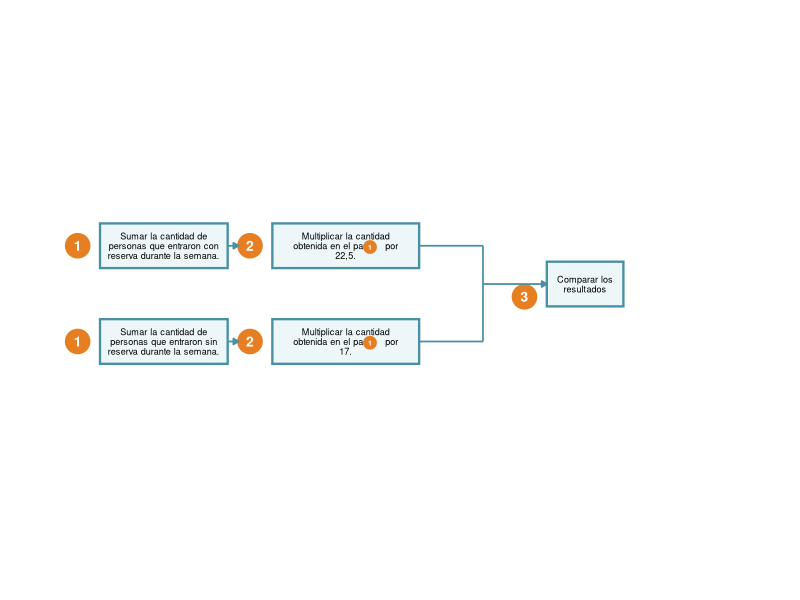

Source code (R):
# ============================================================
# Diagrama de Flujo - Proceso de Recaudación Sitio Turístico
# Versión R/ggplot2 v1 - Compatible con R-exams
# ============================================================

library(ggplot2)
library(grid)
library(gridExtra)

generar_diagrama_flujo <- function(precio_reserva = 22.5,
                                    precio_sin_reserva = 17,
                                    output_file = "r_output_v1.png") {

  # Formatear precios con coma decimal (español)
  # Solo mostrar decimal si es necesario
  if (precio_reserva %% 1 == 0) {
    precio_reserva_fmt <- as.character(as.integer(precio_reserva))
  } else {
    precio_reserva_fmt <- gsub("\\.", ",", as.character(precio_reserva))
  }
  if (precio_sin_reserva %% 1 == 0) {
    precio_sin_reserva_fmt <- as.character(as.integer(precio_sin_reserva))
  } else {
    precio_sin_reserva_fmt <- gsub("\\.", ",", as.character(precio_sin_reserva))
  }

  # Colores
  color_caja <- "#EDF7FA"
  color_borde <- "#4A90A4"
  color_circulo <- "#E67E22"
  color_flecha <- "#4A90A4"

  # Crear plot base
  p <- ggplot() +
    xlim(0, 11) +
    ylim(0, 3.5) +
    coord_fixed(ratio = 1) +
    theme_void() +
    theme(plot.margin = margin(10, 10, 10, 10))

  # Posiciones Y
  y_sup <- 2.6
  y_inf <- 1.1
  y_medio <- (y_sup + y_inf) / 2 + 0.15

  # Dimensiones
  ancho_caja1 <- 2.0
  alto_caja <- 0.7
  ancho_caja2 <- 2.3
  ancho_caja3 <- 1.2

  # === CAJAS ===
  # Caja 1 superior
  x1 <- 0.8
  p <- p + annotate("rect", xmin = x1, xmax = x1 + ancho_caja1,
                    ymin = y_sup - alto_caja/2, ymax = y_sup + alto_caja/2,
                    fill = color_caja, color = color_borde, linewidth = 0.8)
  p <- p + annotate("text", x = x1 + ancho_caja1/2, y = y_sup,
                    label = "Sumar la cantidad de\npersonas que entraron con\nreserva durante la semana.",
                    size = 2.3, lineheight = 0.9)

  # Caja 1 inferior
  p <- p + annotate("rect", xmin = x1, xmax = x1 + ancho_caja1,
                    ymin = y_inf - alto_caja/2, ymax = y_inf + alto_caja/2,
                    fill = color_caja, color = color_borde, linewidth = 0.8)
  p <- p + annotate("text", x = x1 + ancho_caja1/2, y = y_inf,
                    label = "Sumar la cantidad de\npersonas que entraron sin\nreserva durante la semana.",
                    size = 2.3, lineheight = 0.9)

  # Caja 2 superior
  x2 <- 3.5
  p <- p + annotate("rect", xmin = x2, xmax = x2 + ancho_caja2,
                    ymin = y_sup - alto_caja/2, ymax = y_sup + alto_caja/2,
                    fill = color_caja, color = color_borde, linewidth = 0.8)
  p <- p + annotate("text", x = x2 + ancho_caja2/2, y = y_sup,
                    label = paste0("Multiplicar la cantidad\nobtenida en el paso    por\n", precio_reserva_fmt, "."),
                    size = 2.3, lineheight = 0.9)

  # Caja 2 inferior
  p <- p + annotate("rect", xmin = x2, xmax = x2 + ancho_caja2,
                    ymin = y_inf - alto_caja/2, ymax = y_inf + alto_caja/2,
                    fill = color_caja, color = color_borde, linewidth = 0.8)
  p <- p + annotate("text", x = x2 + ancho_caja2/2, y = y_inf,
                    label = paste0("Multiplicar la cantidad\nobtenida en el paso    por\n", precio_sin_reserva_fmt, "."),
                    size = 2.3, lineheight = 0.9)

  # Caja 3 (resultado)
  x3 <- 7.8
  p <- p + annotate("rect", xmin = x3, xmax = x3 + ancho_caja3,
                    ymin = y_medio - alto_caja/2, ymax = y_medio + alto_caja/2,
                    fill = color_caja, color = color_borde, linewidth = 0.8)
  p <- p + annotate("text", x = x3 + ancho_caja3/2, y = y_medio,
                    label = "Comparar los\nresultados",
                    size = 2.3, lineheight = 0.9)

  # === CÍRCULOS GRANDES (pasos) ===
  radio <- 0.18

  # Círculo 1 superior
  p <- p + annotate("point", x = 0.45, y = y_sup, size = 8, color = color_circulo)
  p <- p + annotate("text", x = 0.45, y = y_sup, label = "1", color = "white", fontface = "bold", size = 3.5)

  # Círculo 1 inferior
  p <- p + annotate("point", x = 0.45, y = y_inf, size = 8, color = color_circulo)
  p <- p + annotate("text", x = 0.45, y = y_inf, label = "1", color = "white", fontface = "bold", size = 3.5)

  # Círculo 2 superior
  p <- p + annotate("point", x = 3.15, y = y_sup, size = 8, color = color_circulo)
  p <- p + annotate("text", x = 3.15, y = y_sup, label = "2", color = "white", fontface = "bold", size = 3.5)

  # Círculo 2 inferior
  p <- p + annotate("point", x = 3.15, y = y_inf, size = 8, color = color_circulo)
  p <- p + annotate("text", x = 3.15, y = y_inf, label = "2", color = "white", fontface = "bold", size = 3.5)

  # Círculo 3 (posicionado como en TikZ v6)
  p <- p + annotate("point", x = 7.45, y = y_medio - 0.2, size = 8, color = color_circulo)
  p <- p + annotate("text", x = 7.45, y = y_medio - 0.2, label = "3", color = "white", fontface = "bold", size = 3.5)

  # === CÍRCULOS PEQUEÑOS (dentro de cajas 2) ===
  # Círculo pequeño 1 en caja 2 superior - en la segunda línea
  p <- p + annotate("point", x = x2 + ancho_caja2/2 + 0.38, y = y_sup - 0.02, size = 4, color = color_circulo)
  p <- p + annotate("text", x = x2 + ancho_caja2/2 + 0.38, y = y_sup - 0.02, label = "1", color = "white", fontface = "bold", size = 1.8)

  # Círculo pequeño 1 en caja 2 inferior - en la segunda línea
  p <- p + annotate("point", x = x2 + ancho_caja2/2 + 0.38, y = y_inf - 0.02, size = 4, color = color_circulo)
  p <- p + annotate("text", x = x2 + ancho_caja2/2 + 0.38, y = y_inf - 0.02, label = "1", color = "white", fontface = "bold", size = 1.8)

  # === FLECHAS ===
  # Flecha caja1 -> círculo2 (superior)
  p <- p + annotate("segment", x = x1 + ancho_caja1, xend = 2.97, y = y_sup, yend = y_sup,
                    arrow = arrow(length = unit(0.15, "cm"), type = "closed"),
                    color = color_flecha, linewidth = 0.6)

  # Flecha caja1 -> círculo2 (inferior)
  p <- p + annotate("segment", x = x1 + ancho_caja1, xend = 2.97, y = y_inf, yend = y_inf,
                    arrow = arrow(length = unit(0.15, "cm"), type = "closed"),
                    color = color_flecha, linewidth = 0.6)

  # Líneas convergentes desde caja2 hacia caja3
  x_conv <- 6.8

  # Desde caja2 superior
  p <- p + annotate("segment", x = x2 + ancho_caja2, xend = x_conv, y = y_sup, yend = y_sup,
                    color = color_flecha, linewidth = 0.6)
  p <- p + annotate("segment", x = x_conv, xend = x_conv, y = y_sup, yend = y_medio,
                    color = color_flecha, linewidth = 0.6)

  # Desde caja2 inferior
  p <- p + annotate("segment", x = x2 + ancho_caja2, xend = x_conv, y = y_inf, yend = y_inf,
                    color = color_flecha, linewidth = 0.6)
  p <- p + annotate("segment", x = x_conv, xend = x_conv, y = y_inf, yend = y_medio,
                    color = color_flecha, linewidth = 0.6)

  # Flecha final a caja3
  p <- p + annotate("segment", x = x_conv, xend = x3, y = y_medio, yend = y_medio,
                    arrow = arrow(length = unit(0.15, "cm"), type = "closed"),
                    color = color_flecha, linewidth = 0.6)

  # Guardar
  ggsave(output_file, plot = p, width = 11, height = 3.5, dpi = 150, bg = "white")

  return(output_file)
}

# Ejecutar
output <- generar_diagrama_flujo(22.5, 17, "r_output_v1.png")
cat("Diagrama generado:", output, "\n")
